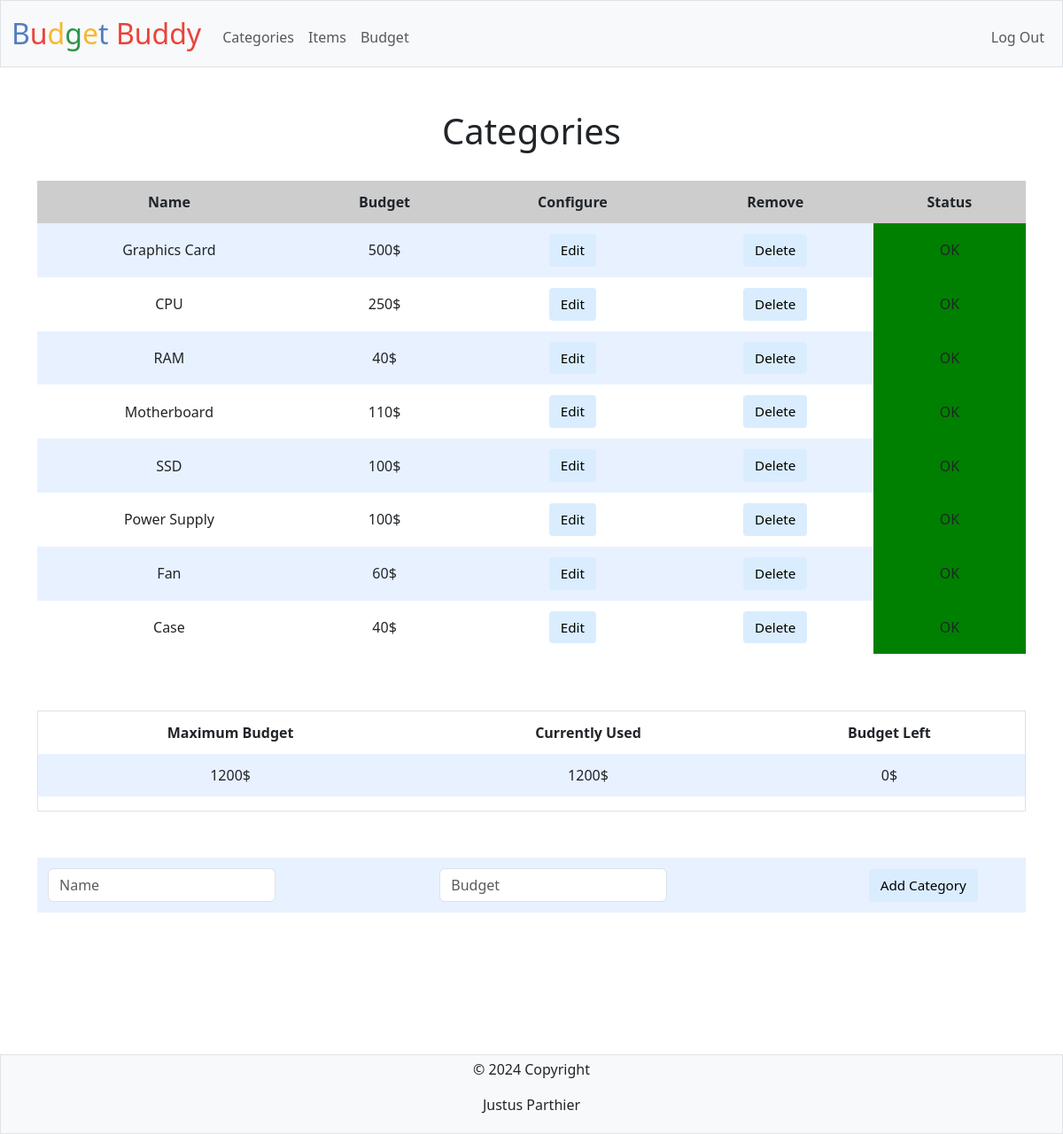
The page /categories (signed in) on the database its author committed.
### tables this page shows
CREATE TABLE 'categories' ('category_id' INTEGER PRIMARY KEY AUTOINCREMENT NOT NULL, 'user_id' INTEGER NOT NULL, 'name' TEXT NOT NULL, 'budget' INTEGER NOT NULL);

CREATE TABLE 'users' ('user_id' INTEGER PRIMARY KEY AUTOINCREMENT NOT NULL, 'username' TEXT NOT NULL UNIQUE, 'password' NUMERIC NOT NULL, 'budget' INTEGER NOT NULL);

### app.py (the view)
@app.route("/categories", methods=["GET","POST"])
@login_required
def categories():
    if request.method == "POST":
        if not request.form.get("name") or not request.form.get("budget"):
            return apology("Missing Input")
        name = request.form.get("name")
        budget = request.form.get("budget")
        try:
            if not int(budget) > 0:
                return apology("Budget must be higher than 0")
        except:
            return apology("Budget must be an Integer")
        budget = int(budget)
        db.execute("INSERT INTO categories (user_id,name,budget) VALUES (?,?,?)",
                   session["user_id"],
                   name,
                   budget)
        return redirect("/categories")
    else:
        output = db.execute("SELECT * FROM categories WHERE user_id = ?",session["user_id"])
        max_budget = db.execute("SELECT budget FROM users WHERE user_id = ?",
                                session["user_id"])
        max_budget = int(max_budget[0]["budget"])
        current_budget = 0
        for category in output:
            current_budget += int(category["budget"])
            if current_budget > max_budget:
                category["status"] = "Budget Exceeded"
                category["color"] = "red"
            else:
                category["status"] = "OK"
                category["color"] = "green"
        left_budget = max_budget - current_budget
        if left_budget < 0:
            left_budget = 0
    return render_template("categories.html", output=output, max_budget=max_budget, current_budget=current_budget, left=left_budget)

### app.py (called while the page is built)
@app.after_request
def after_request(response):
    response.headers["Cache-Control"] = "no-cache, no-store, must-revalidate"
    response.headers["Expires"] = 0
    response.headers["Pragma"] = "no-cache"
    return response

### helpers.py (called while the page is built)
def login_required(f):
    @wraps(f)
    def decorated_function(*args, **kwargs):
        if session.get("user_id") is None:
            return redirect("/login")
        return f(*args, **kwargs)
    return decorated_function

### templates/categories.html (shortened to what this page needs)
{% extends "layout.html" %}
{% block main %}
<h1 class="pb-4">Categories</h1>
<table>
    <thead>
        <tr style="background-color: #CDCDCD;">
            <th>Name</th>
            <th>Budget</th>
            <th>Configure</th>
            <th>Remove</th>
            <th>Status</th>
        </tr>
    </thead>
    <tbody>
         {% for data in output %}
         <tr>
            <td>{{data["name"]}}</td>
            <td>{{data["budget"]}}$</td>
            <td>
                <form action="/edit_cat" method="post">
                    <button name="id" value="{{data['category_id']}}" type="submit">Edit</button>
                </form>
            </td>
            <td><form action="/delete_cat" method="post">
                <button name="id" value="{{data['category_id']}}" type="submit">Delete</button>
            </form></td>
            <td style="background-color: {{data['color']}};">{{ data["status"] }}</td>
            </tr>
         {% endfor %}
    </tbody>
</table>
<div class="pt-5 pb-5">
    <div class="border">
<table class="pt-5">
    <thead>
        <tr>
            <th>Maximum Budget</th>
            <th>Currently Used</th>
            <th>Budget Left</th>
        </tr>
    </thead>
    <tbody>
        <tr>
            <td>{{ max_budget }}$</td>
            <td>{{ current_budget }}$</td>
            <td>{{ left }}$</td>
        </tr>
    </tbody>
</table>
    </div>
</div>
<div class="mt-1">
<form action="/categories" method="post">
    <table class="pt-5">
        <tbody>
            <tr>
                <td><input type="text" class="form-control w-auto" name="name" placeholder="Name" autofocus required></td>
                <td><input type="text" class="form-control w-auto" name="budget" placeholder="Budget" required></td>
                <td><button type="submit">Add Category</button></td>
            </tr>
        </tbody>
    </table>
</form>
</div>
{% endblock %}

### templates/layout.html (shortened to what this page needs)
<!DOCTYPE html>
<html lang="en">
    <head>
        <link href="https://cdn.jsdelivr.net/npm/bootstrap@5.3.3/dist/css/bootstrap.min.css" rel="stylesheet">
        <link href="/static/styles.css" rel="stylesheet">
    </head>
    <body>
        <nav class="bg-light border navbar navbar-expand-md navbar-light">
            <div class="container-fluid">
                <a class="navbar-brand" href="/"><span class="blue">B</span><span class="red">u</span><span class="yellow">d</span><span class="green">g</span><span class="yellow">e</span><span class="blue">t</span> <span class="red">Buddy</span></a>
                <div class="collapse navbar-collapse" id="navbar">
                    {% if session["user_id"] %}
                        <ul class="navbar-nav me-auto mt-2">
                            <li class="nav-item"><a class="nav-link" href="/categories">Categories</a></li>
                            <li class="nav-item"><a class="nav-link" href="/items">Items</a></li>
                            <li class="nav-item"><a class="nav-link" href="/budget">Budget</a></li>
                        </ul>
                        <ul class="navbar-nav ms-auto mt-2">
                            <li class="nav-item"><a class="nav-link" href="/logout">Log Out</a></li>
                        </ul>
                    {% else %}
                        <ul class="navbar-nav ms-auto mt-2">
                            <li class="nav-item"><a class="nav-link" href="/register">Register</a></li>
                            <li class="nav-item"><a class="nav-link" href="/login">Log In</a></li>
                        </ul>
                    {% endif %}
                </div>
            </div>
        </nav>
        <main class="container py-5 text-center">
            {% block main %}{% endblock %}
        </main>
            <div class="text-center p-1 bg-light border" style="background-color: rgba(0, 0, 0, 0.2);">
              <p class="text-dark" href="#">© 2024 Copyright</p>
              <p class="text-dark" href="#">Justus Parthier</p>
            </div>
    </body>
</html>

### static/styles.css (style rules this page uses)
nav .navbar-brand { font-size: xx-large; }
nav .navbar-brand .blue { color: #537fbe; }
nav .navbar-brand .red { color: #ea433b; }
nav .navbar-brand .yellow { color: #f5b82e; }
nav .navbar-brand .green { color: #2e944b; }
table { background-color: transparent; margin-bottom: 1rem; width: 100%; }
table th, table td { padding: 0.75rem; vertical-align: middle; }
tbody tr:nth-of-type(odd) { background-color: rgb(179, 208, 255, 0.3) }
button, input[type="submit"] { background-color: #d9edff; border: 1px solid transparent; border-radius: 0.25rem; font-size: 0.95rem; font-weight: 400; line-height: 1.5; padding: 0.375rem 0.75rem; text-align: center; transition: color 0.15s ease-in-out, background-color 0.15s ease-in-out, border-color 0.15s ease-in-out, box-shadow 0.15s ease-in-out; vertical-align: middle; }

### templates/layout.html (style rules this page uses)
html, body { height: 100%; margin: 0; }
body { display: flex; flex-direction: column; }
main { flex: 1; }

### rows shown on the page
categories: name "Graphics Card", budget "500", {{ data['category_id'] }} 9 (drawn), status "OK"
categories: name "CPU", budget "250", {{ data['category_id'] }} 10 (drawn), status "OK"
categories: name "RAM", budget "40", {{ data['category_id'] }} 11 (drawn), status "OK"
categories: name "Motherboard", budget "110", {{ data['category_id'] }} 12 (drawn), status "OK"
categories: name "SSD", budget "100", {{ data['category_id'] }} 13 (drawn), status "OK"
categories: name "Power Supply", budget "100", {{ data['category_id'] }} 14 (drawn), status "OK"
categories: name "Fan", budget "60", {{ data['category_id'] }} 15 (drawn), status "OK"
categories: name "Case", budget "40", {{ data['category_id'] }} 16 (drawn), status "OK"
users: budget "1200"

### other values the page prints
{{ current_budget }} "1200"
{{ left }} "0"
